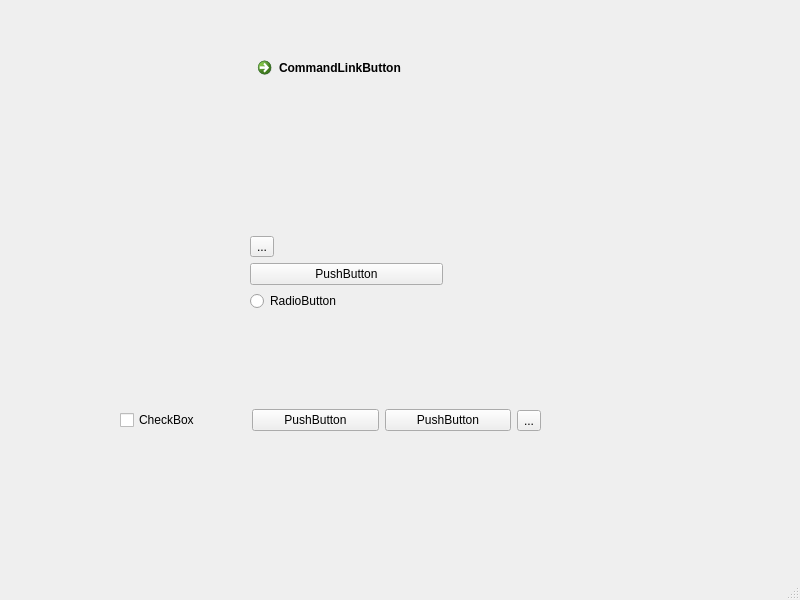
<?xml version="1.0" encoding="UTF-8"?>
<ui version="4.0">
 <class>MainWindow</class>
 <widget class="QMainWindow" name="MainWindow">
  <property name="geometry">
   <rect>
    <x>0</x>
    <y>0</y>
    <width>800</width>
    <height>600</height>
   </rect>
  </property>
  <property name="windowTitle">
   <string>MainWindow</string>
  </property>
  <widget class="QWidget" name="centralwidget">
   <widget class="QWidget" name="verticalLayoutWidget">
    <property name="geometry">
     <rect>
      <x>250</x>
      <y>50</y>
      <width>193</width>
      <height>261</height>
     </rect>
    </property>
    <layout class="QVBoxLayout" name="verticalLayout">
     <item>
      <widget class="QCommandLinkButton" name="commandLinkButton">
       <property name="text">
        <string>CommandLinkButton</string>
       </property>
      </widget>
     </item>
     <item>
      <widget class="QToolButton" name="toolButton">
       <property name="text">
        <string>...</string>
       </property>
      </widget>
     </item>
     <item>
      <widget class="QPushButton" name="pushButton">
       <property name="text">
        <string>PushButton</string>
       </property>
      </widget>
     </item>
     <item>
      <widget class="QRadioButton" name="radioButton">
       <property name="text">
        <string>RadioButton</string>
       </property>
      </widget>
     </item>
    </layout>
   </widget>
   <widget class="QWidget" name="horizontalLayoutWidget">
    <property name="geometry">
     <rect>
      <x>120</x>
      <y>380</y>
      <width>421</width>
      <height>81</height>
     </rect>
    </property>
    <layout class="QHBoxLayout" name="horizontalLayout">
     <item>
      <widget class="QCheckBox" name="checkBox">
       <property name="text">
        <string>CheckBox</string>
       </property>
      </widget>
     </item>
     <item>
      <widget class="QPushButton" name="pushButton_3">
       <property name="text">
        <string>PushButton</string>
       </property>
      </widget>
     </item>
     <item>
      <widget class="QPushButton" name="pushButton_2">
       <property name="text">
        <string>PushButton</string>
       </property>
      </widget>
     </item>
     <item>
      <widget class="QToolButton" name="toolButton_2">
       <property name="text">
        <string>...</string>
       </property>
      </widget>
     </item>
    </layout>
   </widget>
  </widget>
  <widget class="QMenuBar" name="menubar">
   <property name="geometry">
    <rect>
     <x>0</x>
     <y>0</y>
     <width>800</width>
     <height>22</height>
    </rect>
   </property>
  </widget>
  <widget class="QStatusBar" name="statusbar"/>
 </widget>
 <resources/>
 <connections/>
</ui>
